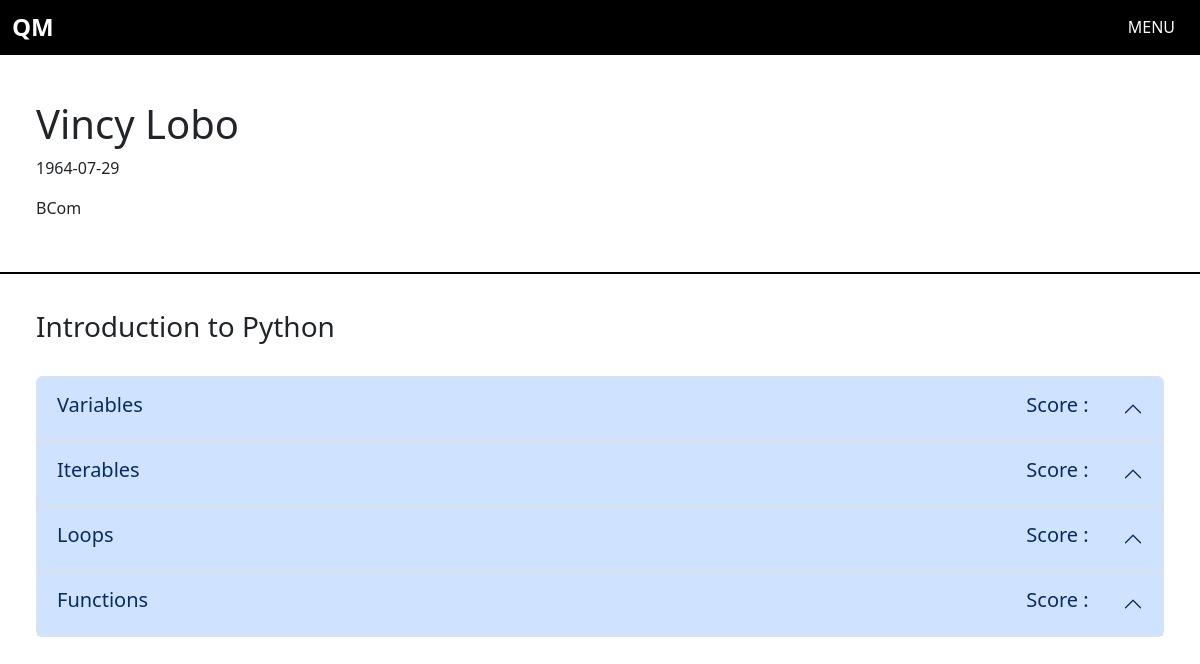
The app's page /chapters/2 (signed in), older data.
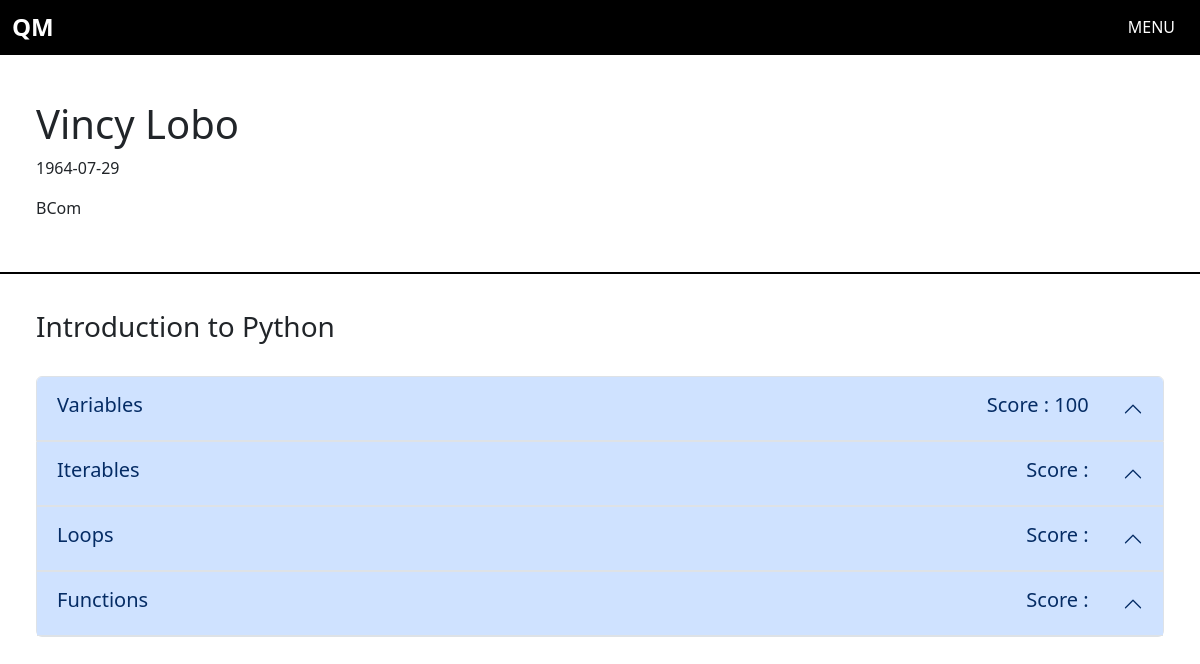
The same page, newer data.
### app.py (models this page shows)
class Users(db.Model, UserMixin):
    __tablename__ = 'users'
    id = db.Column(db.Integer, primary_key = True)
    fname = db.Column(db.String(100), nullable = False)
    lname = db.Column(db.String(100), nullable = False)
    dob = db.Column(db.String, nullable = False)
    email = db.Column(db.String(200), nullable = False, unique = True)
    qualification = db.Column(db.String(200), nullable = True)
    username = db.Column(db.String(100), nullable = False, unique = True )
    password = db.Column(db.String(50), nullable = False)
    admin = db.Column(db.Boolean, default = False, nullable = False)
    flagged = db.Column(db.Boolean, default = False, nullable = False)
    subs = db.relationship('Subjects', secondary = 'enrollment', backref = 'enrolledSubs' )
    chaps = db.relationship('Chapters', secondary = 'quiz', backref = 'quizChapters')

class Subjects(db.Model):
    __tablename__ = 'subjects'
    id = db.Column(db.Integer, primary_key=True)
    name = db.Column(db.String(100), nullable = False)
    description = db.Column(db.String(150), nullable = False)
    usrs = db.relationship('Users', secondary = 'enrollment', backref = 'enrolledUsrs' )
    chaps = db.relationship('Chapters', backref = 'chapter')

class Chapters(db.Model):
    __tablename__ = 'chapters'
    id = db.Column(db.Integer, primary_key = True)
    title = db.Column(db.String(100), nullable = False)
    content = db.Column(db.String(500), nullable = False)
    sub_id = db.Column(db.Integer, db.ForeignKey('subjects.id'), unique = False, nullable = True)
    sub = db.relationship('Subjects', backref = 'subject')
    ques = db.relationship('Questions', backref = 'question')
    usrs = db.relationship('Users', secondary = 'quiz', backref = 'quizUser')

class Quiz(db.Model):
    __tablename__ = 'quiz'
    id = db.Column(db.Integer, primary_key = True)
    student_id = db.Column(db.Integer, db.ForeignKey('users.id'), nullable = False, unique = False)
    chapter_id = db.Column(db.Integer, db.ForeignKey('chapters.id'), nullable = False, unique = False)
    score = db.Column(db.Integer, nullable = True)

### app.py (the view)
@login_required
@app.route('/chapters/<int:sid>', methods = ['GET','POST'])
def chapters_view(sid):
    sub = Subjects.query.get(sid)
    chapters = Chapters.query.filter_by(sub_id = sid).all()
    quizs = Quiz.query.filter_by(student_id=current_user.id)
    ques = Questions.query.all()
    return render_template('chapters.html', chaps = chapters, sub = sub, ques = ques, quizs = quizs)

### app.py (called while the page is built)
@login_manager.user_loader
def load_user(user_id):
    return Users.query.get(int(user_id))

### templates/chapters.html (shortened to what this page needs)
{% extends 'base.html' %}
{% block main %}
<div class="header">
    <h1>{{ current_user.fname }} {{ current_user.lname }}</h1>
    <p>{{ current_user.dob }}</p>
    <p>{{ current_user.qualification }}</p>
</div>
<div style="padding: 3%;">
    <div>
        <h3>{{ sub.name }}</h3>
    </div>
    <br>
    <div class="accordion" id="accordionChap">
        {% for chap in chaps %}
        <div class="accordion-item">
          <h2 class="accordion-header">
            <button class="accordion-button" type="button" data-bs-toggle="collapse" data-bs-target="#collapse{{ chap.id }}" aria-expanded="true" aria-controls="collapse{{ chap.id }}">
              <div class="chapTitle">
              <h5>{{ chap.title }}</h5> <h5>Score : {% for quiz in quizs %}{% if quiz.chapter_id == chap.id %}{{ quiz.score }} {% endif %}{% endfor %}</h5>
              </div>
            </button>
          </h2>
        </div>
        {% endfor %}
      </div>
</div>
{% endblock %}

### templates/base.html (shortened to what this page needs)
<!DOCTYPE html>
<html lang="en">
<head>
    <link href="https://cdn.jsdelivr.net/npm/bootstrap@5.3.3/dist/css/bootstrap.min.css" rel="stylesheet">
    <link rel="stylesheet" href="../static/css/style.css">
</head>
<body>
    <nav class="navbar fixed-top">
        <div class="container-fluid">
          <a class="navbar-brand" href="/"><h4 style="margin: 0;"><b>QM</b>
          </h4></a>
          <button class="navbar-toggler" type="button" data-bs-toggle="offcanvas" data-bs-target="#offcanvasNavbar" aria-controls="offcanvasNavbar" aria-label="Toggle navigation">
            <h6>MENU</h6>
          </button>
        </div>
      </nav>
    {% block main %}
    {% endblock %}
</body>
</html>

### static/css/style.css (style rules this page uses)
body { overflow-x: hidden; width: 100%; }
.navbar { background: #000 !important; color: #fff !important; }
.navbar h4 { color: #fff; }
.navbar-toggler h6 { margin: 0 !important; color: #fff; }
.header { padding: 100px 3% 3% 3%; border-bottom: 2px black solid; transition: ease 0.5s; }
.chapTitle { display: flex; justify-content: space-between; width: 95%; }

Row changes from the older to the newer data that the page shows:
added Quiz: score "100", shown under Chapters "Variables"
